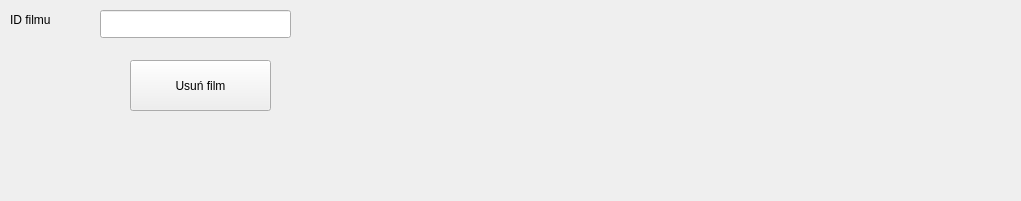
<?xml version="1.0" encoding="UTF-8"?>
<ui version="4.0">
 <class>deleteScreen</class>
 <widget class="QWidget" name="deleteScreen">
  <property name="geometry">
   <rect>
    <x>0</x>
    <y>0</y>
    <width>1021</width>
    <height>201</height>
   </rect>
  </property>
  <property name="windowTitle">
   <string>Form</string>
  </property>
  <widget class="QLineEdit" name="idEdit">
   <property name="geometry">
    <rect>
     <x>100</x>
     <y>10</y>
     <width>191</width>
     <height>28</height>
    </rect>
   </property>
  </widget>
  <widget class="QLabel" name="label">
   <property name="geometry">
    <rect>
     <x>10</x>
     <y>10</y>
     <width>91</width>
     <height>20</height>
    </rect>
   </property>
   <property name="text">
    <string>ID filmu</string>
   </property>
  </widget>
  <widget class="QPushButton" name="deleteButton">
   <property name="geometry">
    <rect>
     <x>130</x>
     <y>60</y>
     <width>141</width>
     <height>51</height>
    </rect>
   </property>
   <property name="text">
    <string>Usuń film</string>
   </property>
  </widget>
  <widget class="QLabel" name="errorMsg">
   <property name="geometry">
    <rect>
     <x>470</x>
     <y>170</y>
     <width>631</width>
     <height>20</height>
    </rect>
   </property>
   <property name="text">
    <string/>
   </property>
  </widget>
  <widget class="QLabel" name="errorMsg_2">
   <property name="geometry">
    <rect>
     <x>100</x>
     <y>150</y>
     <width>631</width>
     <height>20</height>
    </rect>
   </property>
   <property name="text">
    <string/>
   </property>
  </widget>
 </widget>
 <resources/>
 <connections/>
</ui>
